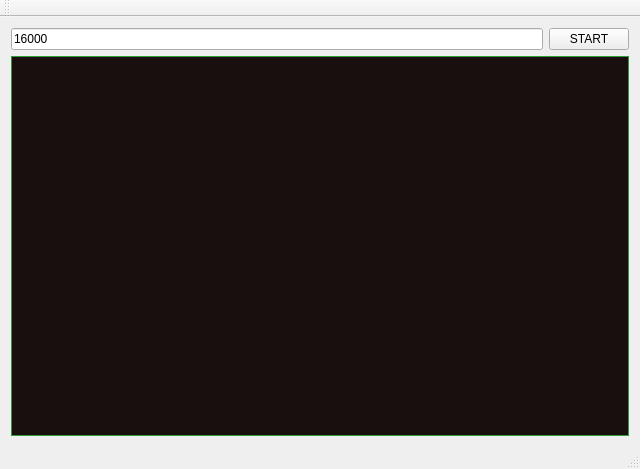
<?xml version="1.0" encoding="UTF-8"?>
<ui version="4.0">
 <class>unions</class>
 <widget class="QMainWindow" name="unions">
  <property name="geometry">
   <rect>
    <x>0</x>
    <y>0</y>
    <width>640</width>
    <height>469</height>
   </rect>
  </property>
  <property name="windowTitle">
   <string>unions</string>
  </property>
  <widget class="QWidget" name="centralWidget">
   <layout class="QGridLayout" name="gridLayout">
    <item row="0" column="0">
     <widget class="QLineEdit" name="lineEdit">
      <property name="text">
       <string>16000</string>
      </property>
     </widget>
    </item>
    <item row="0" column="1">
     <widget class="QPushButton" name="pushButton">
      <property name="text">
       <string>START</string>
      </property>
     </widget>
    </item>
    <item row="1" column="0" colspan="2">
     <widget class="QPlainTextEdit" name="plainTextEdit">
      <property name="palette">
       <palette>
        <active>
         <colorrole role="WindowText">
          <brush brushstyle="SolidPattern">
           <color alpha="255">
            <red>0</red>
            <green>0</green>
            <blue>0</blue>
           </color>
          </brush>
         </colorrole>
         <colorrole role="Button">
          <brush brushstyle="SolidPattern">
           <color alpha="255">
            <red>62</red>
            <green>202</green>
            <blue>67</blue>
           </color>
          </brush>
         </colorrole>
         <colorrole role="Light">
          <brush brushstyle="SolidPattern">
           <color alpha="255">
            <red>126</red>
            <green>255</green>
            <blue>131</blue>
           </color>
          </brush>
         </colorrole>
         <colorrole role="Midlight">
          <brush brushstyle="SolidPattern">
           <color alpha="255">
            <red>94</red>
            <green>228</green>
            <blue>99</blue>
           </color>
          </brush>
         </colorrole>
         <colorrole role="Dark">
          <brush brushstyle="SolidPattern">
           <color alpha="255">
            <red>31</red>
            <green>101</green>
            <blue>33</blue>
           </color>
          </brush>
         </colorrole>
         <colorrole role="Mid">
          <brush brushstyle="SolidPattern">
           <color alpha="255">
            <red>41</red>
            <green>135</green>
            <blue>44</blue>
           </color>
          </brush>
         </colorrole>
         <colorrole role="Text">
          <brush brushstyle="SolidPattern">
           <color alpha="255">
            <red>38</red>
            <green>230</green>
            <blue>24</blue>
           </color>
          </brush>
         </colorrole>
         <colorrole role="BrightText">
          <brush brushstyle="SolidPattern">
           <color alpha="255">
            <red>255</red>
            <green>255</green>
            <blue>255</blue>
           </color>
          </brush>
         </colorrole>
         <colorrole role="ButtonText">
          <brush brushstyle="SolidPattern">
           <color alpha="255">
            <red>0</red>
            <green>0</green>
            <blue>0</blue>
           </color>
          </brush>
         </colorrole>
         <colorrole role="Base">
          <brush brushstyle="SolidPattern">
           <color alpha="255">
            <red>25</red>
            <green>15</green>
            <blue>15</blue>
           </color>
          </brush>
         </colorrole>
         <colorrole role="Window">
          <brush brushstyle="SolidPattern">
           <color alpha="255">
            <red>62</red>
            <green>202</green>
            <blue>67</blue>
           </color>
          </brush>
         </colorrole>
         <colorrole role="Shadow">
          <brush brushstyle="SolidPattern">
           <color alpha="255">
            <red>0</red>
            <green>0</green>
            <blue>0</blue>
           </color>
          </brush>
         </colorrole>
         <colorrole role="AlternateBase">
          <brush brushstyle="SolidPattern">
           <color alpha="255">
            <red>158</red>
            <green>228</green>
            <blue>161</blue>
           </color>
          </brush>
         </colorrole>
         <colorrole role="ToolTipBase">
          <brush brushstyle="SolidPattern">
           <color alpha="255">
            <red>255</red>
            <green>255</green>
            <blue>220</blue>
           </color>
          </brush>
         </colorrole>
         <colorrole role="ToolTipText">
          <brush brushstyle="SolidPattern">
           <color alpha="255">
            <red>0</red>
            <green>0</green>
            <blue>0</blue>
           </color>
          </brush>
         </colorrole>
        </active>
        <inactive>
         <colorrole role="WindowText">
          <brush brushstyle="SolidPattern">
           <color alpha="255">
            <red>0</red>
            <green>0</green>
            <blue>0</blue>
           </color>
          </brush>
         </colorrole>
         <colorrole role="Button">
          <brush brushstyle="SolidPattern">
           <color alpha="255">
            <red>62</red>
            <green>202</green>
            <blue>67</blue>
           </color>
          </brush>
         </colorrole>
         <colorrole role="Light">
          <brush brushstyle="SolidPattern">
           <color alpha="255">
            <red>126</red>
            <green>255</green>
            <blue>131</blue>
           </color>
          </brush>
         </colorrole>
         <colorrole role="Midlight">
          <brush brushstyle="SolidPattern">
           <color alpha="255">
            <red>94</red>
            <green>228</green>
            <blue>99</blue>
           </color>
          </brush>
         </colorrole>
         <colorrole role="Dark">
          <brush brushstyle="SolidPattern">
           <color alpha="255">
            <red>31</red>
            <green>101</green>
            <blue>33</blue>
           </color>
          </brush>
         </colorrole>
         <colorrole role="Mid">
          <brush brushstyle="SolidPattern">
           <color alpha="255">
            <red>41</red>
            <green>135</green>
            <blue>44</blue>
           </color>
          </brush>
         </colorrole>
         <colorrole role="Text">
          <brush brushstyle="SolidPattern">
           <color alpha="255">
            <red>38</red>
            <green>230</green>
            <blue>24</blue>
           </color>
          </brush>
         </colorrole>
         <colorrole role="BrightText">
          <brush brushstyle="SolidPattern">
           <color alpha="255">
            <red>255</red>
            <green>255</green>
            <blue>255</blue>
           </color>
          </brush>
         </colorrole>
         <colorrole role="ButtonText">
          <brush brushstyle="SolidPattern">
           <color alpha="255">
            <red>0</red>
            <green>0</green>
            <blue>0</blue>
           </color>
          </brush>
         </colorrole>
         <colorrole role="Base">
          <brush brushstyle="SolidPattern">
           <color alpha="255">
            <red>25</red>
            <green>15</green>
            <blue>15</blue>
           </color>
          </brush>
         </colorrole>
         <colorrole role="Window">
          <brush brushstyle="SolidPattern">
           <color alpha="255">
            <red>62</red>
            <green>202</green>
            <blue>67</blue>
           </color>
          </brush>
         </colorrole>
         <colorrole role="Shadow">
          <brush brushstyle="SolidPattern">
           <color alpha="255">
            <red>0</red>
            <green>0</green>
            <blue>0</blue>
           </color>
          </brush>
         </colorrole>
         <colorrole role="AlternateBase">
          <brush brushstyle="SolidPattern">
           <color alpha="255">
            <red>158</red>
            <green>228</green>
            <blue>161</blue>
           </color>
          </brush>
         </colorrole>
         <colorrole role="ToolTipBase">
          <brush brushstyle="SolidPattern">
           <color alpha="255">
            <red>255</red>
            <green>255</green>
            <blue>220</blue>
           </color>
          </brush>
         </colorrole>
         <colorrole role="ToolTipText">
          <brush brushstyle="SolidPattern">
           <color alpha="255">
            <red>0</red>
            <green>0</green>
            <blue>0</blue>
           </color>
          </brush>
         </colorrole>
        </inactive>
        <disabled>
         <colorrole role="WindowText">
          <brush brushstyle="SolidPattern">
           <color alpha="255">
            <red>31</red>
            <green>101</green>
            <blue>33</blue>
           </color>
          </brush>
         </colorrole>
         <colorrole role="Button">
          <brush brushstyle="SolidPattern">
           <color alpha="255">
            <red>62</red>
            <green>202</green>
            <blue>67</blue>
           </color>
          </brush>
         </colorrole>
         <colorrole role="Light">
          <brush brushstyle="SolidPattern">
           <color alpha="255">
            <red>126</red>
            <green>255</green>
            <blue>131</blue>
           </color>
          </brush>
         </colorrole>
         <colorrole role="Midlight">
          <brush brushstyle="SolidPattern">
           <color alpha="255">
            <red>94</red>
            <green>228</green>
            <blue>99</blue>
           </color>
          </brush>
         </colorrole>
         <colorrole role="Dark">
          <brush brushstyle="SolidPattern">
           <color alpha="255">
            <red>31</red>
            <green>101</green>
            <blue>33</blue>
           </color>
          </brush>
         </colorrole>
         <colorrole role="Mid">
          <brush brushstyle="SolidPattern">
           <color alpha="255">
            <red>41</red>
            <green>135</green>
            <blue>44</blue>
           </color>
          </brush>
         </colorrole>
         <colorrole role="Text">
          <brush brushstyle="SolidPattern">
           <color alpha="255">
            <red>31</red>
            <green>101</green>
            <blue>33</blue>
           </color>
          </brush>
         </colorrole>
         <colorrole role="BrightText">
          <brush brushstyle="SolidPattern">
           <color alpha="255">
            <red>255</red>
            <green>255</green>
            <blue>255</blue>
           </color>
          </brush>
         </colorrole>
         <colorrole role="ButtonText">
          <brush brushstyle="SolidPattern">
           <color alpha="255">
            <red>31</red>
            <green>101</green>
            <blue>33</blue>
           </color>
          </brush>
         </colorrole>
         <colorrole role="Base">
          <brush brushstyle="SolidPattern">
           <color alpha="255">
            <red>62</red>
            <green>202</green>
            <blue>67</blue>
           </color>
          </brush>
         </colorrole>
         <colorrole role="Window">
          <brush brushstyle="SolidPattern">
           <color alpha="255">
            <red>62</red>
            <green>202</green>
            <blue>67</blue>
           </color>
          </brush>
         </colorrole>
         <colorrole role="Shadow">
          <brush brushstyle="SolidPattern">
           <color alpha="255">
            <red>0</red>
            <green>0</green>
            <blue>0</blue>
           </color>
          </brush>
         </colorrole>
         <colorrole role="AlternateBase">
          <brush brushstyle="SolidPattern">
           <color alpha="255">
            <red>62</red>
            <green>202</green>
            <blue>67</blue>
           </color>
          </brush>
         </colorrole>
         <colorrole role="ToolTipBase">
          <brush brushstyle="SolidPattern">
           <color alpha="255">
            <red>255</red>
            <green>255</green>
            <blue>220</blue>
           </color>
          </brush>
         </colorrole>
         <colorrole role="ToolTipText">
          <brush brushstyle="SolidPattern">
           <color alpha="255">
            <red>0</red>
            <green>0</green>
            <blue>0</blue>
           </color>
          </brush>
         </colorrole>
        </disabled>
       </palette>
      </property>
      <property name="font">
       <font>
        <family>Monospace</family>
       </font>
      </property>
     </widget>
    </item>
   </layout>
  </widget>
  <widget class="QMenuBar" name="menuBar">
   <property name="geometry">
    <rect>
     <x>0</x>
     <y>0</y>
     <width>640</width>
     <height>22</height>
    </rect>
   </property>
  </widget>
  <widget class="QToolBar" name="mainToolBar">
   <attribute name="toolBarArea">
    <enum>TopToolBarArea</enum>
   </attribute>
   <attribute name="toolBarBreak">
    <bool>false</bool>
   </attribute>
  </widget>
  <widget class="QStatusBar" name="statusBar"/>
 </widget>
 <layoutdefault spacing="6" margin="11"/>
 <resources/>
 <connections/>
</ui>
